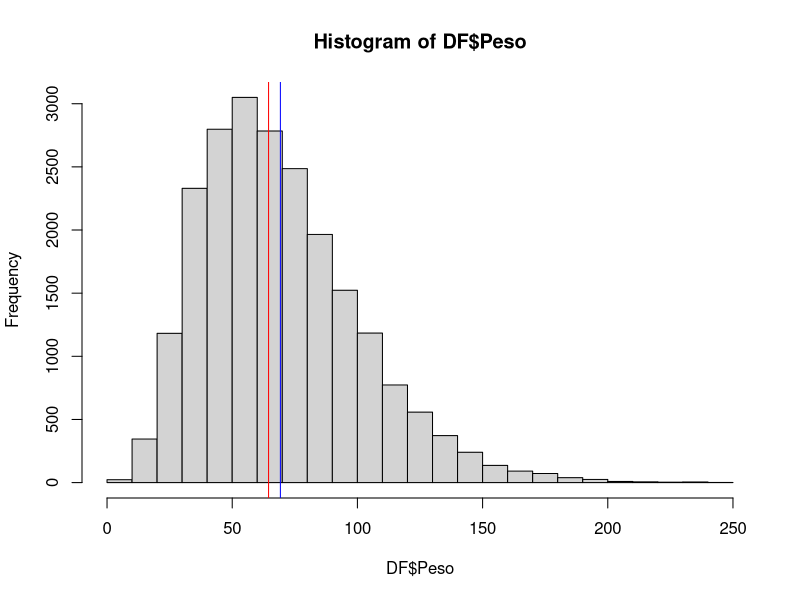
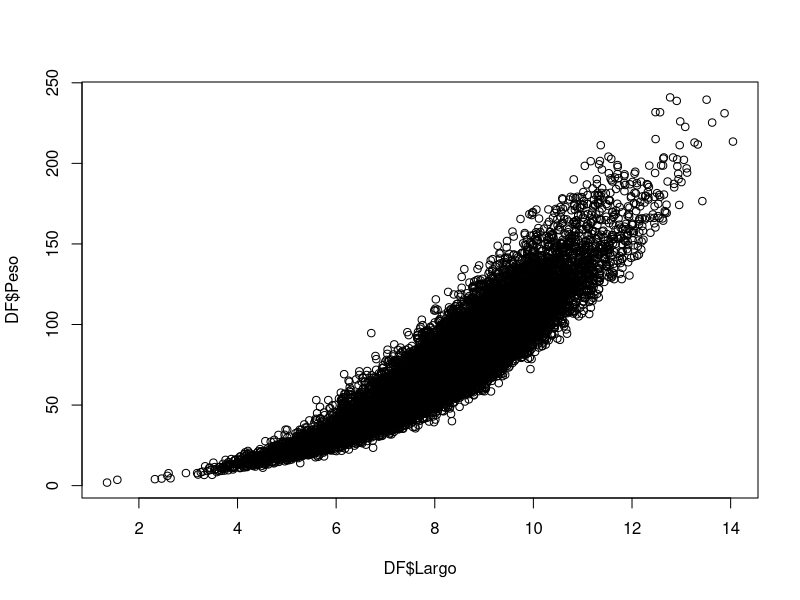
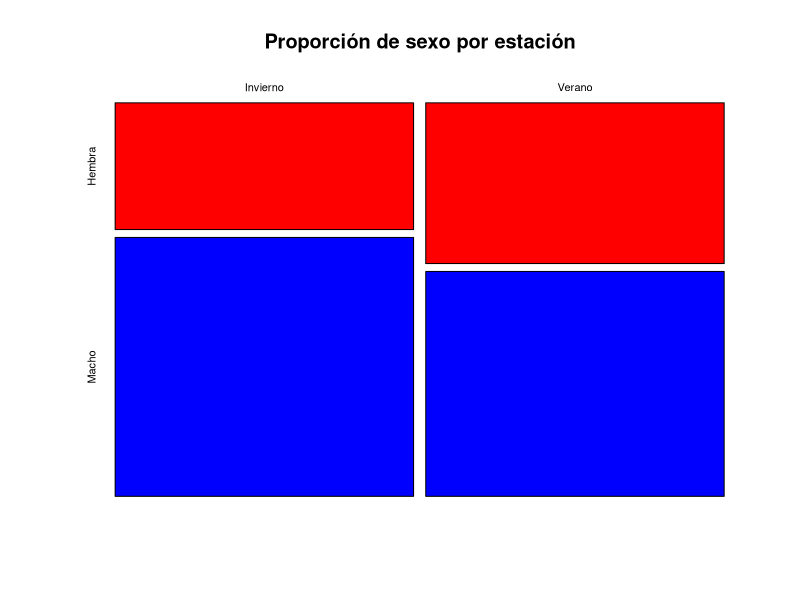

These figures' R source, in order:
## ---- chunk 1
library(readr)
library(dplyr)
## ---- chunk 2
DF <- read_csv("Anchoveta_07_17.csv")
## ---- chunk 3
redo <- function(x){return (round(x,digits=2))}
## ---- chunk 4
table(DF$Barco)/100
## ---- chunk 5
redo(mean(table(DF$Barco)/100))
## ---- chunk 6
sort(table(DF$Barco)/100)
## ---- chunk 7
which.max((table(DF$Barco)/100))
## ---- chunk 8
(table(DF$Barco)/100)[(table(DF$Barco)/100) == max(table(DF$Barco)/100)]
## ---- chunk 9
range((table(DF$Barco)/100))
## ---- chunk 10
redo(table(DF$Sexo)/sum(table(DF$Sexo))*100)
## ---- chunk 11
redo(table(DF$Estacion,DF$Sexo)/rowSums(table(DF$Estacion,DF$Sexo))*100)
## ---- chunk 12
redo(mean(DF$Largo))
## ---- chunk 13
redo(sd(DF$Largo))
## ---- chunk 14
redo(IQR(DF$Peso))
## ---- chunk 15
redo(diff(range(DF$Peso)))
## ---- chunk 16
hist(DF$Peso, breaks=30)
abline(v=c(median(DF$Peso), mean(DF$Peso)), col = c("red","blue"))
## ---- chunk 17
redo(sd(DF$Peso)/mean(DF$Peso))
## ---- chunk 18
plot(DF$Largo, DF$Peso)
## ---- chunk 19
redo(diff(range(DF$Peso)))
## ---- chunk 20
redo(sd(DF$Peso)/mean(DF$Peso))
## ---- chunk 21
mosaicplot(table(DF$Estacion,DF$Sexo),main="Proporción de sexo por estación",col=c("red","blue"))
## ---- chunk 22
table(DF$Estacion,DF$Sexo)/rowSums(table(DF$Estacion,DF$Sexo))*100
## ---- chunk 23
AnchovetasValidas <- subset(DF,DF$Largo>=7)
nrow(AnchovetasValidas)
